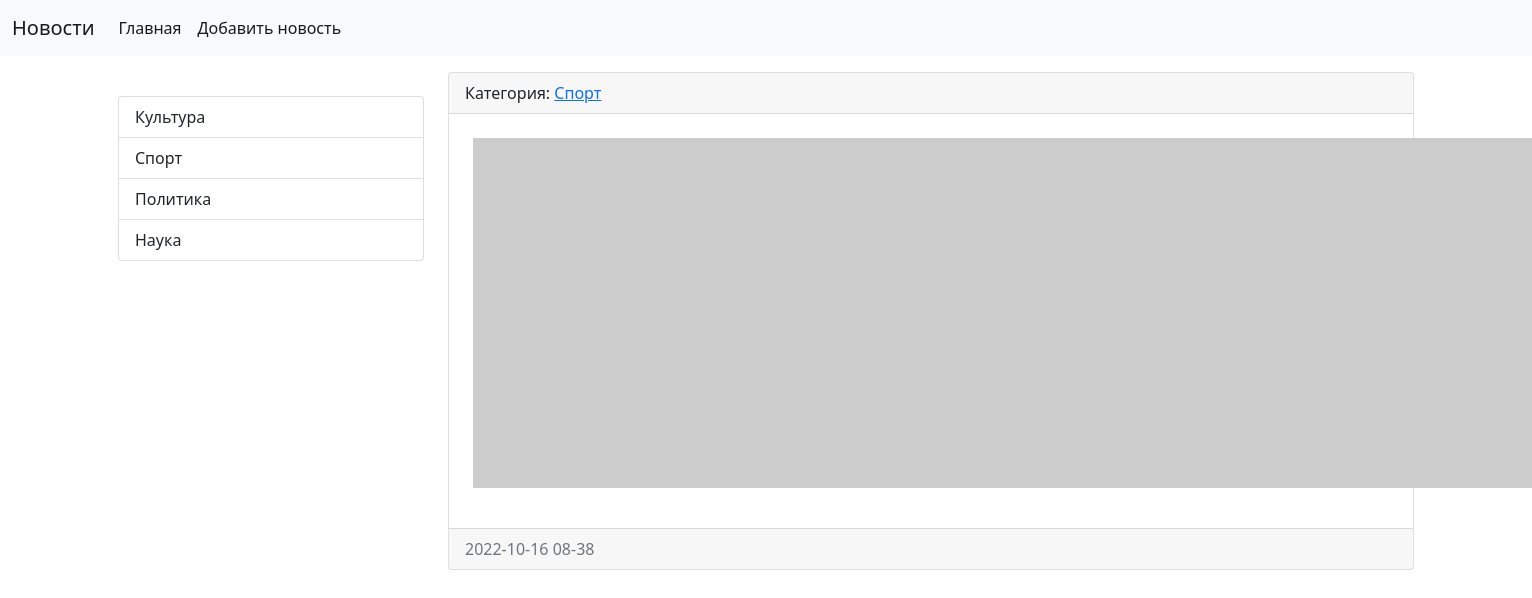
The app's page /category/2/, older data.
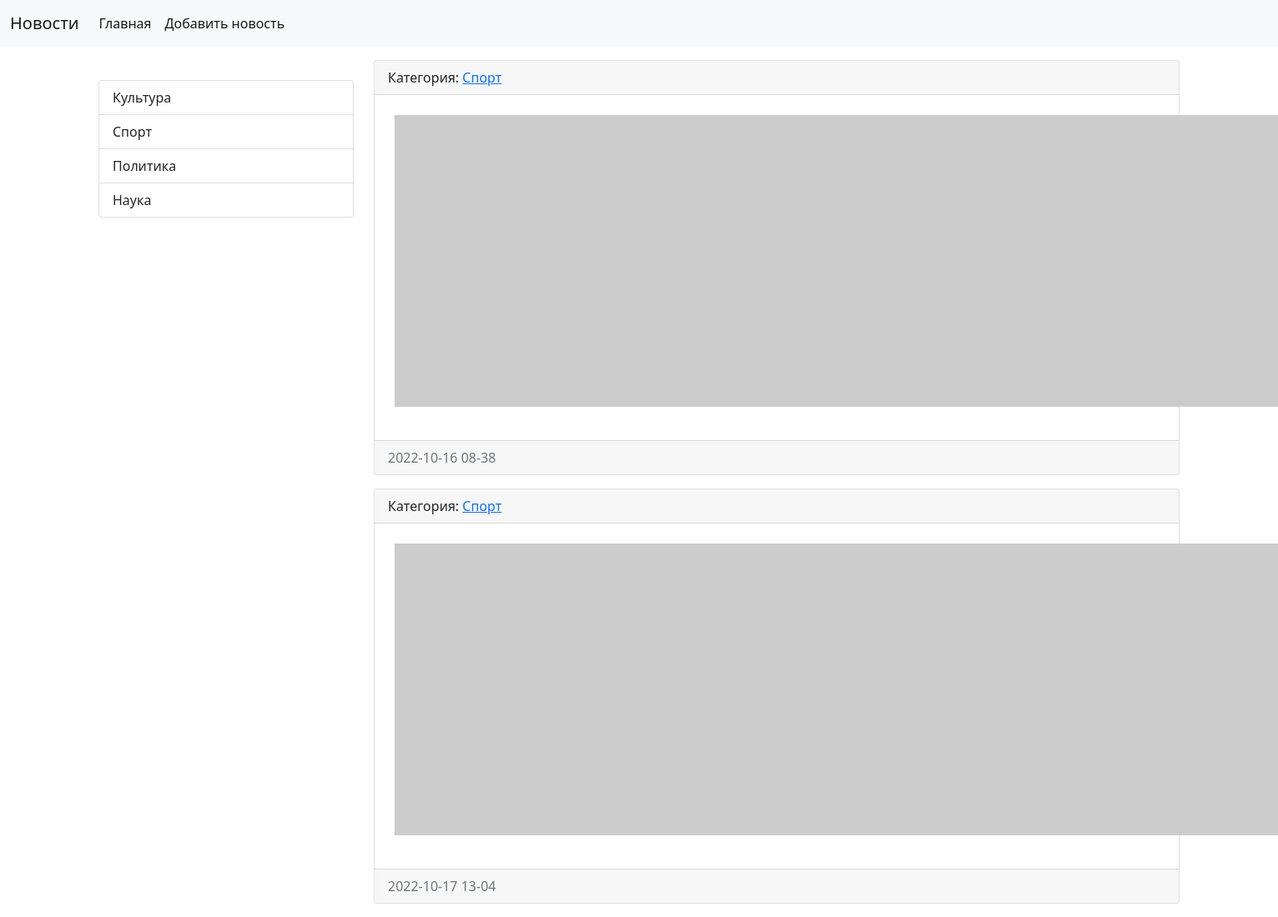
The same page, newer data.
### news/models.py (models this page shows, shortened)
class Category(models.Model):
    title = models.CharField(max_length = 150, db_index = True, verbose_name = 'Наименование категории')
    def get_absolute_url(self):
        return reverse('category', kwargs = {"category_id":self.pk})
    def __str__(self) -> str:
        return self.title
    class Meta:
        verbose_name = 'Категория'
        verbose_name_plural = 'Категории'

class News(models.Model):
    title = models.CharField(max_length = 150, verbose_name = 'Наименование')
    content = models.TextField(blank = True, verbose_name = 'Контент')
    created_at = models.DateTimeField(auto_now_add = True, verbose_name = 'Дата создания')
    updated_at = models.DateTimeField(auto_now = True, verbose_name = 'Дата обновления')
    photo = models.ImageField(upload_to = 'photos/%Y/%m/%d/', verbose_name = 'Изображение', null = True, blank = True)
    is_published = models.BooleanField(default = True, verbose_name = 'Опубликовано')
    category = models.ForeignKey('Category', on_delete = models.PROTECT, null = True, verbose_name = 'Категория')
    def get_absolute_url(self):
        return reverse('view_news', kwargs = {"pk":self.pk})
    class Meta:
        verbose_name = 'Новость'
        verbose_name_plural = 'Новости'
        ordering = ['created_at']

### news/views.py (the view)
# urls.py: path('category/<int:category_id>/', NewsByCategory.as_view(), name='category'),
class NewsByCategory(ListView):
    model: Optional[Type[models.Model]] = News
    template_name: str = 'news/home_news_list.html'
    context_object_name: str = 'news'
    allow_empty: bool = False
    def get_context_data(self, **kwargs: Any) -> Dict[str, Any]:
        context: dict = super().get_context_data(**kwargs)
        context['title'] = Category.objects.get(pk=self.kwargs['category_id'])
        return context
    def get_queryset(self):
        return News.objects.filter(category_id = self.kwargs['category_id'], is_published = True)

### news/templatetags/news_tags.py (called while the page is built)
@register.inclusion_tag('news/list_categories.html')
def show_categories():
    categories = Category.objects.all()
    return {'categories':categories}

### news/templates/news/home_news_list.html (shortened to what this page needs)
{% extends 'base.html' %}
{% block sidebar %}
{% include 'inc/_sidebar.html' %}
{% endblock %}
{% block content %}
{% for item in news %}
<div class="card mb-3">
    <div class="card-header">
        Категория: <a href="{{ item.category.get_absolute_url }}">{{ item.category }}</a>
    </div>
    <div class="card-body">
        <div class="d-flex flex-row bd-highlight mb-3">
          {% if item.photo %}
          <img src="{{ item.photo.url }}" alt="..." width="350" class="p-2 bd-highlight">
          {% else %}
          <img src="https://picsum.photos/id/1060/350/235/?blur=2" alt="..." class="p-2 bd-highlight">
          {% endif %}
        </div>
      </div>
    <div class="card-footer text-muted">
        {{ item.created_at|date:"Y-m-d H-i"}}
    </div>
</div>
{% endfor %}
{% endblock %}

### templates/base.html (shortened to what this page needs)
{% load static %}
<!doctype html>
<html lang="en">
  <head>
    <link href="{% static 'bootstrap/css/bootstrap.min.css' %}" rel="stylesheet">
  </head>
  <body>
    {% include 'inc/_nav.html' %}
      <div class="container mt-3">
        <div class="row">
          <div class="col-md-3">
            {% block sidebar %} SIDEBAR {% endblock %}
          </div>
          <div class="col-md-9">
            {% block content %} CONTENT {% endblock %}
          </div>
        </div>
      </div>
  </body>
</html>

### templates/inc/_nav.html (shortened to what this page needs)
<nav class="navbar navbar-expand-lg navbar-light bg-light">
    <div class="container-fluid">
      <a class="navbar-brand" href="{% url 'home' %}">Новости</a>
      <div class="collapse navbar-collapse" id="navbarSupportedContent">
        <ul class="navbar-nav me-auto mb-2 mb-lg-0">
          <li class="nav-item"><a class="nav-link active" aria-current="page" href="{% url 'home' %}">Главная</a></li>
          <li class="nav-item"><a class="nav-link active" aria-current="page" href="{% url 'add_news' %}">Добавить новость</a></li>
        </ul>
      </div>
    </div>
  </nav>

### templates/inc/_sidebar.html (shortened to what this page needs)
{% load news_tags %}
<br>
{% show_categories %}

### news/templates/news/list_categories.html
<div class="list-group">
    {% for item in categories %}
    <a href="{{ item.get_absolute_url }}" class="list-group-item list-group-item-action">{{ item.title }}</a>
    {% endfor %}
</div>

Row changes from the older to the newer data that the page shows:
added News: category "Спорт", created_at "2022-10-17 13-04"
